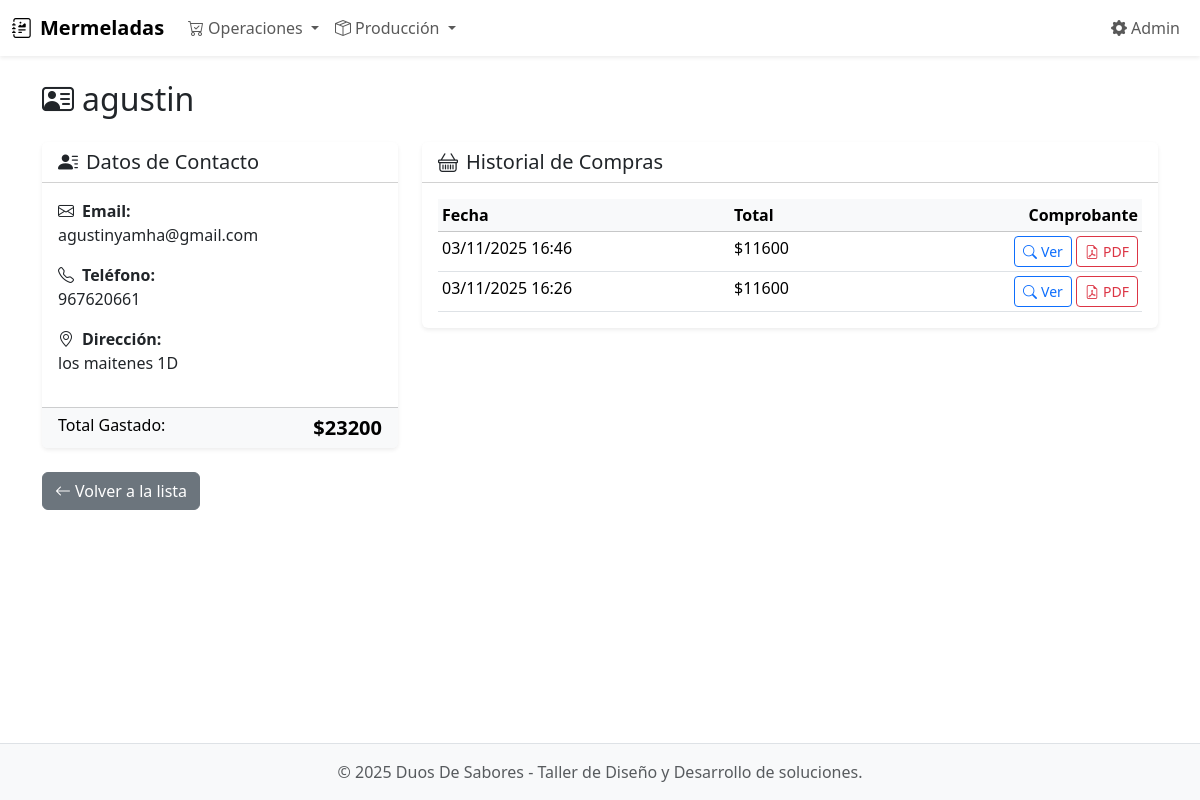
Page /clientes/1/ on the committed database.
### ventas/models.py (models this page shows, shortened)
class Client(models.Model):
    nombre = models.CharField(max_length=150)
    email = models.EmailField(blank=True, null=True)
    telefono = models.CharField(max_length=30, blank=True, null=True)
    direccion = models.CharField(max_length=200, blank=True, null=True)
    class Meta:
        verbose_name = "Cliente"
        verbose_name_plural = "Clientes"

class Sale(models.Model):
    cliente = models.ForeignKey(Client, on_delete=models.PROTECT, null=True, blank=True)
    fecha = models.DateTimeField(auto_now_add=True)
    total = models.IntegerField(default=0)
    metodo_pago = models.CharField(max_length=20, choices=PAYMENT_CHOICES, default="EFECTIVO")
    monto_pagado = models.IntegerField(null=True, blank=True, validators=[MinValueValidator(0)])
    cambio = models.IntegerField(default=0)
    class Meta:
        verbose_name = "Venta"
        verbose_name_plural = "Ventas"
        ordering = ["-fecha"]

### ventas/views.py (the view)
# urls.py: path('clientes/<int:pk>/', views.cliente_detalle, name='cliente_detalle'),
def cliente_detalle(request, pk):
    cliente = get_object_or_404(Client, pk=pk)
    from django.db.models import Sum
    cliente.total_gastado = Sale.objects.filter(cliente=cliente).aggregate(total=Sum('total'))['total'] or 0
    ventas = Sale.objects.filter(cliente=cliente).prefetch_related("items", "items__producto")
    return render(request, "clientes/detail.html", {"cliente": cliente, "ventas": ventas})

### templates/clientes/detail.html (shortened to what this page needs)
{% extends 'base.html' %}
{% block page_title %}
  <i class="bi bi-person-vcard me-2"></i>{{ cliente.nombre }}
{% endblock %}
{% block content %}
<div class="row g-4">
  <div class="col-lg-4">
    <div class="card shadow-sm border-0 h-100">
      <div class="card-header bg-white">
        <h5 class="mb-0"><i class="bi bi-person-lines-fill me-2"></i>Datos de Contacto</h5>
      </div>
      <div class="card-body">
        {% if cliente.email %}
          <p>
            <strong><i class="bi bi-envelope me-2"></i>Email:</strong><br>
            {{ cliente.email }}
          </p>
        {% endif %}
        {% if cliente.telefono %}
          <p>
            <strong><i class="bi bi-telephone me-2"></i>Teléfono:</strong><br>
            {{ cliente.telefono }}
          </p>
        {% endif %}
         {% if cliente.direccion %}
          <p>
            <strong><i class="bi bi-geo-alt me-2"></i>Dirección:</strong><br>
            {{ cliente.direccion }}
          </p>
        {% endif %}
      </div>
      <div class="card-footer text-bg-light">
        <h6 class="mb-0">Total Gastado:
          <span class="fw-bold fs-5 float-end">${{ cliente.total_gastado|default:0 }}</span>
        </h6>
      </div>
    </div>
  </div>
  <div class="col-lg-8">
    <div class="card shadow-sm border-0">
      <div class="card-header bg-white">
        <h5 class="mb-0"><i class="bi bi-basket me-2"></i>Historial de Compras</h5>
      </div>
      <div class="card-body">
        <div class="table-responsive">
          <table class="table table-sm table-hover mb-0">
            <thead>
              <tr class="table-light">
                <th>Fecha</th>
                <th>Total</th>
                <th class="text-end">Comprobante</th>
              </tr>
            </thead>
            <tbody>
            {% for v in ventas %}
              <tr>
                <td>{{ v.fecha|date:"d/m/Y H:i" }}</td>
                <td>${{ v.total }}</td>
                <td class="text-end">
                  <a href="{% url 'venta_detail' v.pk %}" class="btn btn-sm btn-outline-primary" title="Ver Detalle">
                    <i class="bi bi-search me-1"></i>Ver
                  </a>
                  <a href="{% url 'venta_pdf' v.pk %}" target="_blank" class="btn btn-sm btn-outline-danger" title="Ver PDF">
                    <i class="bi bi-file-earmark-pdf me-1"></i>PDF
                  </a>
                </td>
              </tr>
            {% empty %}
              <tr><td colspan="3" class="text-center">Este cliente no tiene compras registradas.</td></tr>
            {% endfor %}
            </tbody>
          </table>
        </div>
      </div>
    </div>
  </div>
</div>
<div class="mt-4">
  <a href="{% url 'clientes_list' %}" class="btn btn-secondary">
    <i class="bi bi-arrow-left me-1"></i>Volver a la lista
  </a>
</div>
{% endblock %}

### rows in the picture
Client: nombre "agustin", email "agustinyamha@gmail.com", telefono "967620661", direccion "los maitenes 1D", total_gastado "23200"
Sale: fecha "03/11/2025 16:46", total "11600"
Sale: fecha "03/11/2025 16:26", total "11600"
